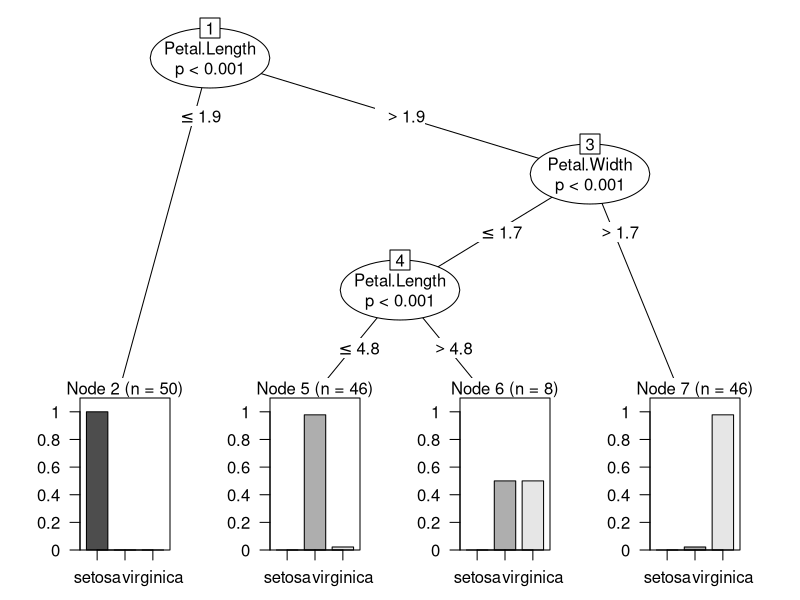
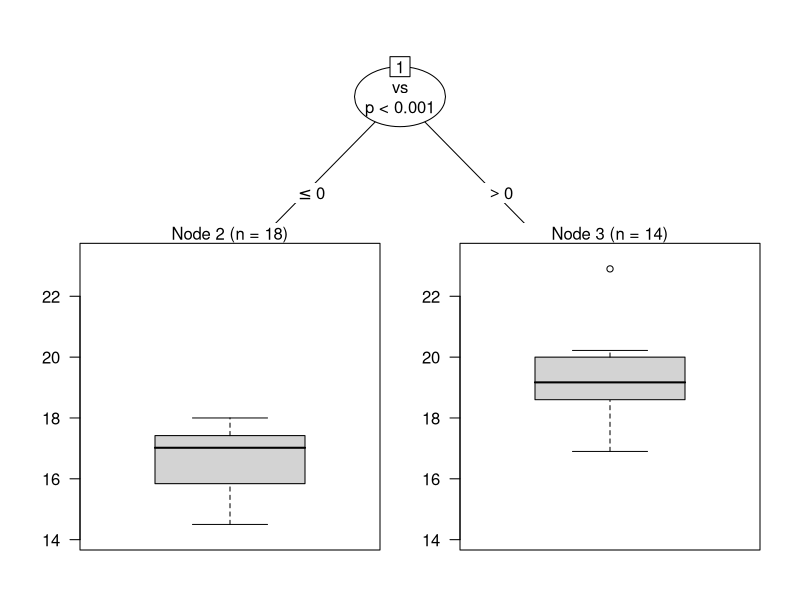
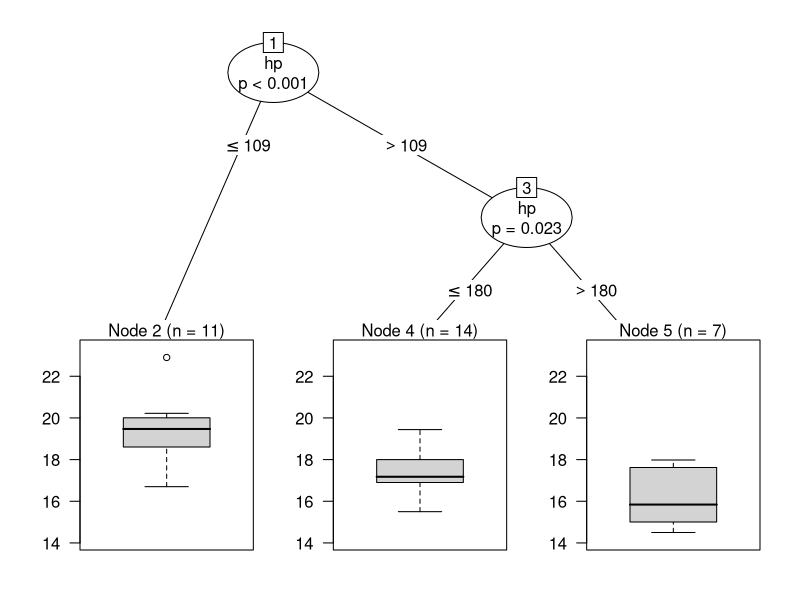

Reproduce these figures in R, in order.
# DecisionTrees.R
# USE ctree from party

# ==========================================================
# Install
# 1) Predict species with classifying data=iris
# 2) Predict qsec by considering other features of the car data= mtcars
# ==========================================================

install.packages("party")  # Install party
library(datasets)          # Load built-in datasets 
library(party)             # Load party

# ==========================================================
# Decision Tree - Classification tree
# Use "iris" from built-in datasets
# Create a tree to predict species, iris%Species by measurements with ctree) and predict()
# ==========================================================

head(iris)  # Show first six cases
iris.ct <- ctree(Species ~ ., data = iris)  # Create tree
iris.ct    # Tree info
plot(iris.ct)                               # Tree plot
table(predict(iris.ct),iris$Species)

# Pred vs true

# ==========================================================
# Regression tree
# Use "mtcars" from built-in datasets
# Create a tree to predict qsec, quarter-mile time
# ==========================================================

head(mtcars)

# Create a tree to predict qsec, quarter-mile time

# First regression tree
car.rt1 <- ctree(qsec ~ ., data = mtcars)  # All variables
car.rt1                                    # Tree info
plot(car.rt1)                              # Plot tree
# Not a very helpful way to classify, because of the first level branches <=0 and >0

# Second regression tree (with selected variables i.e. hp - horse power)
car.rt2 <- ctree(qsec ~ hp + wt + am + cyl + disp + gear
                 , data = mtcars)
#Predict qsec with inputs - cyl, disp, hp, wt, am, gear
car.rt2        # Tree info
plot(car.rt2)  # Plot tree

table(predict(car.rt2),mtcars$qsec)

mtcars$qsec
